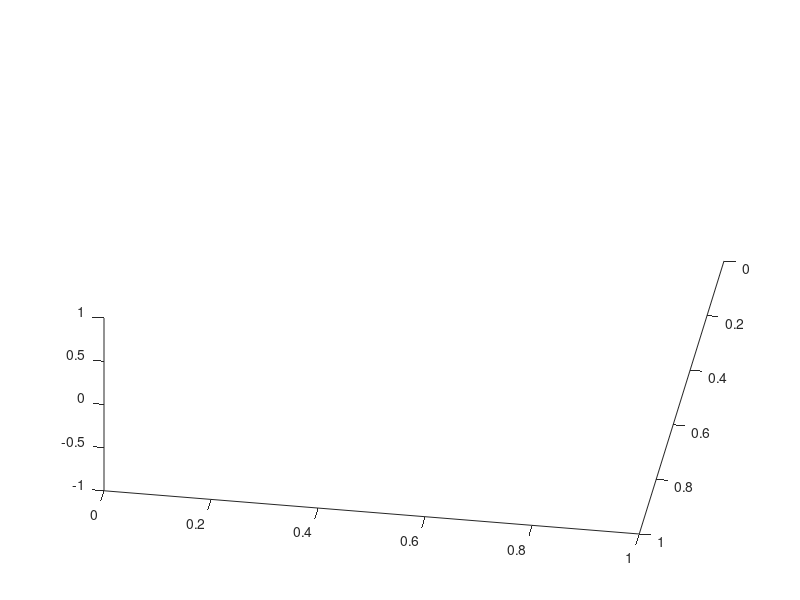
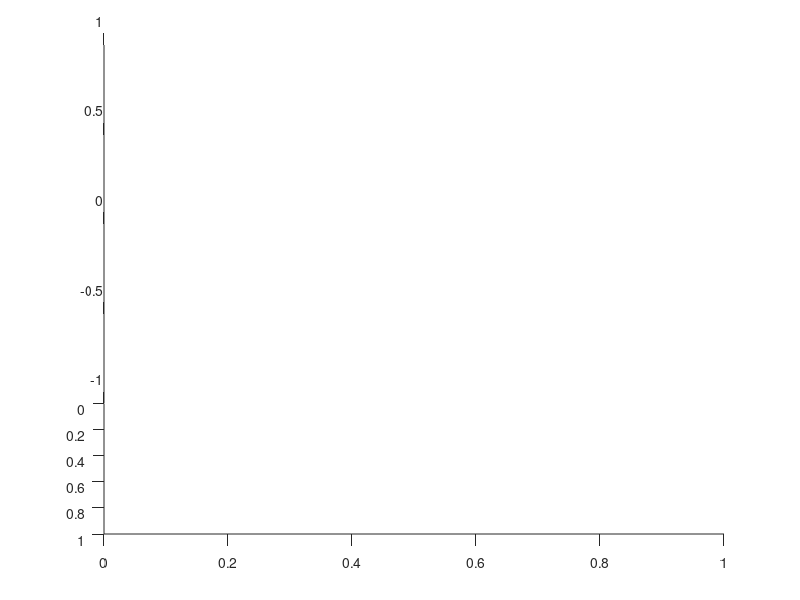

The MATLAB script that drew these images, in order: (Note: this script raises an error after producing the figures.)
%% Pre-requisite
clear all;
close all;
% set(0,'DefaultFigureWindowStyle','docked');

%% Parameters
n = 0.3;
A = 1.4;
MaxL = 2*(A-n) / ((1+n)^2);
L = MaxL*0.3;

%% Constants
m = 0;
D = 1+2*A-m-n;
a = (2+2*A-n) / D   + (2+2*A)     / D * L;
b = (1+m)     / D   + (1+m+n)     / D * L;
c = (2+2*m)   / D   + (2+2*m+2*n) / D * L;

%% Equilibrium points M0, M1
% M0
p0 = 0;
q0 = 0;
r0_= c;
r0 = r0_^(1/(1+n));

% M1
p1 = 0;
q1 = 1;
r1_= c - (1+n)/(A-n)*L;
r1 = r1_^(1/(1+n));

% Eigenvectors at M0 
V1 = [0 ; (-n + (A-n)/L*r0_ )/r0; -1 ];
V2 = [1 ; b*r0 ; (L+b)*r0^2 / ( 2*n - (A-n)/L*r0_ ) ];
V3 = [0 ; 0 ; -1];
V1 = V1/(norm(V1,2));
V2 = V2/(norm(V2,2));
V3 = V3/(norm(V3,2));

% Eigenvectors at M1 for L\ne b 
W1 = [ ( -n*(1+n)/(A-n) - (A-n)/L*r1_ )*( 1-(1+n)/(A-n) )/( (b-L)*r1^2 ) ; -...
       ( -n*(1+n)/(A-n) - (A-n)/L*r1_ )/r1 ; ...
       ( ( 1-(1+n)/(A-n) )*L + (b-L) )/( b-L ) ];
W2 = [0 ; ( -n - (A-n)/L*r1_ )/r1 ; 1];
W3 = [0 ; 0 ; 1];
W1 = W1/(norm(W1,2));
W2 = W2/(norm(W2,2));
W3 = W3/(norm(W3,2));

%% Solve the ode for n NOT equal to 0 

% Gram Schmidt orthogonalization in the order V2 -> V3 -> V1
B2 = V2;
B3 = V3 - (V3'*B2)/(B2'*B2) * B2; B3 = B3/norm(B3,2);
B1 = V1 - (V1'*B2)/(B2'*B2) * B2 - (V1'*B3)/(B3'*B3) * B3; B1 = B1/norm(B1,2);

figure(10); view(90,20);  hold on;
figure(2);  view(99,58); hold on;
flag = 0;

for w = [32.2157:0.00001:32.2159]
    % initial position of ther orbit near M1
    Z0    = [p1;q1;r1] + 0.00001*(50*W2 + w*W1);

    % solve in negative time
    myodefuncM = @(t,Z,L,A,n) myodefunc(t,Z,L,A,n);
    etaspan = [50 0];      % fast time variable t = eta/n;
    tspan   = etaspan/n;
    options = odeset('AbsTol',1e-12,'RelTol',1e-10);
    [t, Z] = ode45(myodefuncM,tspan,Z0,options,L,A,n);
    eta = t*n;
    
  
    % stop if the last vector contains B1 component
    Zdot = myodefunc(0,Z(end,:),L,A,n);
    Zdot = Zdot / norm(Zdot,2);
    % calculate angle
    [w (B1')*Zdot (B2')*Zdot (B3')*Zdot]
    [Z(end,:)' Zdot]
    if ((B1')*Zdot < 0 && flag==0) 
        % draw orbit
        figure(10); 
        plot3(Z(:,1),Z(:,2),Z(:,3),'r--','LineWidth',2); 
        flag = 1;
        break;
    else
        figure(10); 
        plot3(Z(:,1),Z(:,2),Z(:,3),'b');
%         plot3(Z(1:250,1),Z(1:250,2),Z(1:250,3),'b'); 
    end
    
end
figure(10);hold off;

%% Prepare plots

% draw the last selected orbit
figure(1); 
xlabel('$p$','interpreter','latex'); 
ylabel('$q$','interpreter', 'latex'); 
zlabel('$r$','interpreter', 'latex'); 
set(get(gca,'ZLabel'),'Rotation',0);

hold on;
plot3(Z(:,1),Z(:,2),Z(:,3));
plot3(0,      0,      r0,'rx','MarkerSize',15,'LineWidth',2);
plot3(0,      q1,     r1,'rx','MarkerSize',15,'LineWidth',2);
%plot3(0,      0,      0, 'rx','MarkerSize',15,'LineWidth',2);

set(gca,'XTickLabel',[],'YTickLabel',[],'ZTickLabel',[]);
% set(gca,'XTick',[],'YTick',[],'ZTick',[]);
view(69,12); box on; grid on;
% axis([-0.05 0.2 0 1 0 3.5]); 
hold off;
% ylabh = get(gca,'yLabel');
% set(ylabh, 'Units', 'Normalized')
% set(ylabh, 'Position',get(ylabh,'Position').*[1,1,0.8]);
% axis([0 max(Z(:,1)) -0.1 qs 0 max(Z(:,3))]);

% draw eigenvectors at M0
figure(2); hold on;
xlabel('p');ylabel('q'); zlabel('r');
xlabel('$p$','interpreter','latex'); 
ylabel('$q$','interpreter', 'latex'); 
zlabel('$r$','interpreter', 'latex'); 
set(get(gca,'ZLabel'),'Rotation',0);
set(gca,'XTickLabel',[],'YTickLabel',[],'ZTickLabel',[]);
% set(gca,'XTick',[],'YTick',[],'ZTick',[]);
grid on; box on;
view(99,58);
for w=0:0.00001:0.00010
    myV = [p0;q0;r0] + w*V1;
    plot3(myV(1),myV(2),myV(3),'k.');
    myV = [p0;q0;r0] - w*V1;
    plot3(myV(1),myV(2),myV(3),'k.');
    myV = [p0;q0;r0] + w*V2;
    plot3(myV(1),myV(2),myV(3),'r.');
    myV = [p0;q0;r0] - w*V2;
    plot3(myV(1),myV(2),myV(3),'r.');
    myV = [p0;q0;r0] + w*V3;
    plot3(myV(1),myV(2),myV(3),'b.');
    myV = [p0;q0;r0] - w*V3;
    plot3(myV(1),myV(2),myV(3),'b.');
end
CUT=500;
plot3(Z(end-CUT:end,1),Z(end-CUT:end,2),Z(end-CUT:end,3)); 
plot3(0,      0,      r0,'ro','MarkerSize',15,'LineWidth',2);
% axis([-1e-7 1e-7 -0.25e-6 1e-6 11.2563 11.2565])
figure(2); hold off;

figure(10); 
xlabel('p');ylabel('q'); zlabel('r');
xlabel('$p$','interpreter','latex'); 
ylabel('$q$','interpreter', 'latex'); 
zlabel('$r$','interpreter', 'latex'); 
set(get(gca,'ZLabel'),'Rotation',0);
hold on;
%plot3(0,      qs,     0 ,'rx','MarkerSize',15,'LineWidth',2);
plot3(0,      0,      r0,'ro','MarkerSize',4,'LineWidth',2);
plot3(0,      q1,     r1,'ro','MarkerSize',4,'LineWidth',2);
%plot3(0,      0,      0, 'rx','MarkerSize',15,'LineWidth',2);
hold off;
view(71,76); grid on; box on; 
% % axis([-0.05 0.35 -0.1 1 0 6]);
% % axis([-0.05 0.15 -0.1 0.1 0 6]);

%% Save Data
save pqr.mat A n B1 B2 B3 V1 V2 V3 W1 W2 W3 p0 q0 r0 p1 q1 r1 eta Z








